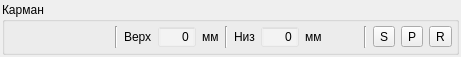
<?xml version="1.0" encoding="UTF-8"?>
<ui version="4.0">
 <class>PocketTaskF</class>
 <widget class="QWidget" name="PocketTaskF">
  <property name="geometry">
   <rect>
    <x>0</x>
    <y>0</y>
    <width>461</width>
    <height>53</height>
   </rect>
  </property>
  <property name="windowTitle">
   <string>Form</string>
  </property>
  <layout class="QVBoxLayout" name="verticalLayout">
   <property name="margin">
    <number>2</number>
   </property>
   <item>
    <widget class="QGroupBox" name="groupBox">
     <property name="styleSheet">
      <string notr="true"/>
     </property>
     <property name="title">
      <string>Карман</string>
     </property>
     <layout class="QVBoxLayout" name="verticalLayout_2">
      <property name="margin">
       <number>4</number>
      </property>
      <item>
       <layout class="QGridLayout" name="gridLayout">
        <item row="0" column="0">
         <widget class="ProductWidget" name="product" native="true">
          <property name="minimumSize">
           <size>
            <width>100</width>
            <height>22</height>
           </size>
          </property>
         </widget>
        </item>
        <item row="0" column="2">
         <spacer name="horizontalSpacer_2">
          <property name="orientation">
           <enum>Qt::Horizontal</enum>
          </property>
          <property name="sizeHint" stdset="0">
           <size>
            <width>40</width>
            <height>20</height>
           </size>
          </property>
         </spacer>
        </item>
        <item row="0" column="3">
         <layout class="QHBoxLayout" name="horizontalLayout">
          <item>
           <widget class="Line" name="line_3">
            <property name="orientation">
             <enum>Qt::Vertical</enum>
            </property>
           </widget>
          </item>
          <item>
           <widget class="QToolButton" name="startButton">
            <property name="text">
             <string>S</string>
            </property>
           </widget>
          </item>
          <item>
           <widget class="QToolButton" name="pauseButton">
            <property name="text">
             <string>P</string>
            </property>
           </widget>
          </item>
          <item>
           <widget class="QToolButton" name="readyButton">
            <property name="text">
             <string>R</string>
            </property>
           </widget>
          </item>
         </layout>
        </item>
        <item row="0" column="1">
         <layout class="QHBoxLayout" name="horizontalLayout_2">
          <item>
           <widget class="Line" name="line">
            <property name="orientation">
             <enum>Qt::Vertical</enum>
            </property>
           </widget>
          </item>
          <item>
           <widget class="QLabel" name="label_32">
            <property name="styleSheet">
             <string notr="true">background: transparent</string>
            </property>
            <property name="text">
             <string>Верх</string>
            </property>
           </widget>
          </item>
          <item>
           <widget class="QSpinBox" name="top">
            <property name="styleSheet">
             <string notr="true">background: rgba(255, 255, 255, 55)</string>
            </property>
            <property name="alignment">
             <set>Qt::AlignRight|Qt::AlignTrailing|Qt::AlignVCenter</set>
            </property>
            <property name="readOnly">
             <bool>true</bool>
            </property>
            <property name="buttonSymbols">
             <enum>QAbstractSpinBox::NoButtons</enum>
            </property>
            <property name="maximum">
             <number>9999</number>
            </property>
           </widget>
          </item>
          <item>
           <widget class="QLabel" name="label">
            <property name="styleSheet">
             <string notr="true">background: transparent</string>
            </property>
            <property name="text">
             <string>мм</string>
            </property>
           </widget>
          </item>
          <item>
           <widget class="Line" name="line_5">
            <property name="orientation">
             <enum>Qt::Vertical</enum>
            </property>
           </widget>
          </item>
          <item>
           <widget class="QLabel" name="label_33">
            <property name="styleSheet">
             <string notr="true">background: transparent</string>
            </property>
            <property name="text">
             <string>Низ</string>
            </property>
           </widget>
          </item>
          <item>
           <widget class="QSpinBox" name="bottom">
            <property name="styleSheet">
             <string notr="true">background: rgba(255, 255, 255, 55)</string>
            </property>
            <property name="alignment">
             <set>Qt::AlignRight|Qt::AlignTrailing|Qt::AlignVCenter</set>
            </property>
            <property name="readOnly">
             <bool>true</bool>
            </property>
            <property name="buttonSymbols">
             <enum>QAbstractSpinBox::NoButtons</enum>
            </property>
            <property name="maximum">
             <number>9999</number>
            </property>
           </widget>
          </item>
          <item>
           <widget class="QLabel" name="label_3">
            <property name="styleSheet">
             <string notr="true">background: transparent</string>
            </property>
            <property name="text">
             <string>мм</string>
            </property>
           </widget>
          </item>
         </layout>
        </item>
       </layout>
      </item>
     </layout>
    </widget>
   </item>
  </layout>
 </widget>
 <customwidgets>
  <customwidget>
   <class>ProductWidget</class>
   <extends>QWidget</extends>
   <header>widgets/stock/productwidget.h</header>
   <container>1</container>
  </customwidget>
 </customwidgets>
 <resources/>
 <connections/>
</ui>
